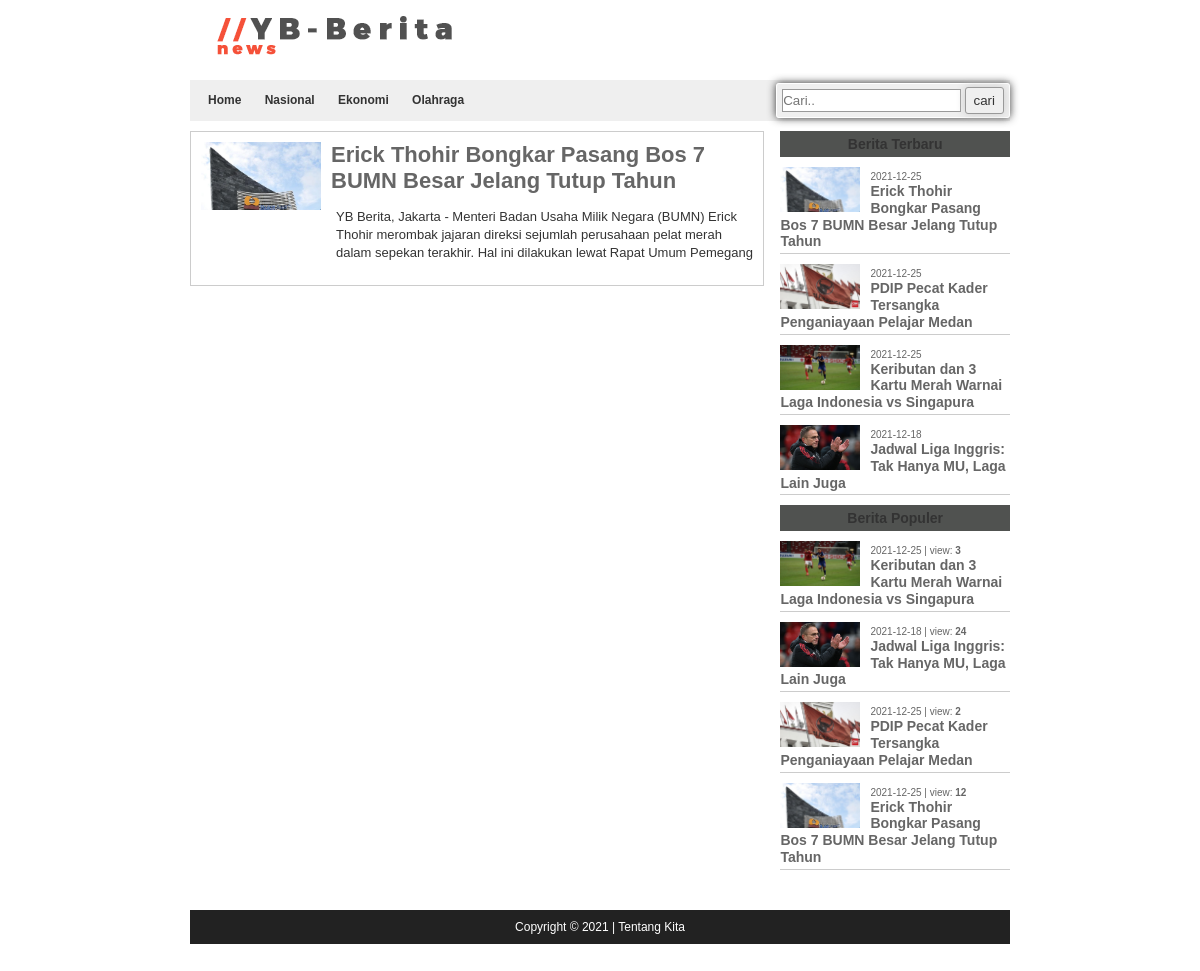
The page /portalberita/?open=cat&id=7 on the database its author committed.
### tables this page shows
CREATE TABLE `kategori` (
  `ID` int(5) NOT NULL,
  `Kategori` varchar(100) NOT NULL,
  `alias` varchar(50) NOT NULL,
  `Terbit` varchar(1) NOT NULL
);

CREATE TABLE `berita` (
  `ID` int(10) NOT NULL,
  `Judul` varchar(255) NOT NULL,
  `Kategori` varchar(50) NOT NULL,
  `Isi` text NOT NULL,
  `Gambar` varchar(255) NOT NULL,
  `Teks` text NOT NULL,
  `Tanggal` varchar(30) NOT NULL,
  `Updateby` varchar(50) NOT NULL,
  `Viewnum` varchar(20) NOT NULL,
  `Post_type` varchar(20) NOT NULL,
  `Terbit` varchar(1) NOT NULL
);

### portalberita/inc/fungsi.php (the view)
<?php
include 'koneksi.php';
function populer()
{
	?>
		<div class="bar-menu">
			Berita Populer
		</div>
		<div>
			<?php
			global $connect;
			$pop = mysqli_query($connect,"SELECT * FROM berita WHERE Terbit='1' AND Tanggal>='".date('Y-m-d H:i:s', strtotime(''.POPULER_TIME.' days'))."' ORDER BY Viewnum DESC LIMIT 0,10");
			while ($r = mysqli_fetch_array($pop)) {
				extract($r);
				echo'
				<div class="side-box">
					<div class="img">
						<img src="'.URL_SITUS.$Gambar.'">
					</div>
					<span>'.substr($Tanggal, 0, 10).' | view: <b>'.$Viewnum.'</b> </span>
					<h1><a href="./?open=detail&id='.$ID.'">'.$Judul.'</a></h1>
					<div class="clear"></div>
				</div>
				';
			}
			?>
		</div>
		<?php
}
function beritaterbaru()
{
	?>
		<div class="bar-menu">
			Berita Terbaru
		</div>
		<div>
			<?php
			global $connect;
			$terbaru = mysqli_query($connect,"SELECT * FROM berita WHERE Terbit='1' ORDER BY ID DESC LIMIT 0,10");
			while ($r = mysqli_fetch_array($terbaru)) {
				extract($r);
				echo'
				<div class="side-box">
					<div class="img">
						<img src="'.URL_SITUS.$Gambar.'">
					</div>
					<span>'.substr($Tanggal, 0, 10).' </span>
					<h1><a href="./?open=detail&id='.$ID.'">'.$Judul.'</a></h1>
					<div class="clear"></div>
				</div>
				';
			}
			?>
		</div>
		<?php
}
?>

### portalberita/header.php (shortened to what this page needs)
<?php
include("inc/fungsi.php");
 ?>
<!DOCTYPE html>
<html>
<head>
	<link rel="stylesheet" type="text/css" href="assets/style.css">
</head>
<body>
	<div class="wrap">
		<div class="pd10">
		<header>
			<div class="logo">
				<img src="<?=URL_SITUS.PATH_LOGO.'/'.FILE_LOGO;?>">
			</div>
			<nav>
				<a href="./">Home</a>
				<?php
				global $connect;
				$menu = mysqli_query($connect,"SELECT * FROM kategori WHERE Terbit='1' ORDER BY ID ASC LIMIT 0,10");
				while ($r = mysqli_fetch_array($menu)) {
					extract($r);
					echo'
					<a href="./?open=cat&id='.$ID.'">'.$Kategori.'</a>
					';
				}
				 ?>
				 <form action="" method="GET" class="btn fr" style="margin-top:-5px; margin-right: -8px;">
				 	<input type="text" name="key" placeholder="Cari..">
				 	<input type="submit" name="open" value="cari">
				 </form>
			</nav>
		</header>

### portalberita/kategori.php (shortened to what this page needs)
<div class="mainpage">
	<div class="content">
		<?php
		global $connect;
		$catid = (isset($_GET['id']) ? $_GET['id'] : '');
		$getalias = mysqli_query($connect,"SELECT * FROM kategori WHERE ID='".$catid."'");
		while ($al = mysqli_fetch_array($getalias)) {
			$sql = mysqli_query($connect,"SELECT * FROM berita WHERE Terbit='1' AND Kategori='".$al['alias']."' ORDER BY ID DESC LIMIT 0,10");
			while ($b = mysqli_fetch_array($sql)) {
				extract($b);
			echo'
			<div class="boxnews">
				 <div class="img">
				 	<img src="'.URL_SITUS.$Gambar.'">
				 </div>
				 <h1><a href="./?open=detail&id='.$ID.'">'.$Judul.'</a></h1>
				 <p>'.substr(strip_tags($Isi),0,200).'</p>
				 <div class="clear"></div>
			</div>
			';
			}
		}
		?>
	</div>
	<div class="sidebar">
		<?php include 'sidebar.php'; ?>
	</div>
</div>

### portalberita/assets/style.css (style rules this page uses)
body { margin:0; padding:0; background: #fff; font-family: arial, sans-serif; font-size: 14px; color: #333; }
a { text-decoration: none; color: #666666 }
h1, h2, h3, h4, h5, h6 { line-height: 1.2; }
h1 { font-size: 48px; margin: 0; }
.fr { float: right; }
.pd10 { padding: 10px !important; }
.wrap { width: 70%; margin: 0 auto; }
input[type="text"] { padding: 3px 0; border: 1px solid #999; }
input[type="submit"] { box-shadow: 0px 0px 10px #ccc; border: 1px solid #999; padding: 5px 8px; color:#333; box-sizing: border-box; border-radius:3px; }
.btn { padding: 3px 5px; margin: 0px 3px; border-radius:3px; border:1px solid #FFF; box-sizing: border-box; box-shadow: 0px 0px 8px #333; }
header { min-height:90px; }
.logo { height:70px; overflow: hidden; float: left; }
.logo img { width: 100%; }
nav { padding: 8px; height: 25px; font-size:12px; line-height: 25px; font-weight: 700; background: #efefef; }
nav a { margin: 3px 10px; color: #333; text-decoration: none; }
.mainpage { width: 100%; padding: 0; margin: 0; box-sizing: border-box; }
.content { width: 70%; float: left; }
.sidebar { width: 28%; float: right; }
.boxnews { width: 100%; box-sizing: border-box; margin: 0 0 10px 0; padding: 10px; border:1px solid #ccc; }
.boxnews .img { width: 120px; height: auto; float: left; margin-right: 10px; overflow: hidden; }
.boxnews .img img { width: 100%; }
.boxnews h1 { font-size:22px; }
.boxnews h1 a { color: #666; text-decoration: none; }
.boxnews p { font-size: 13px; line-height:1.4; margin-left: 135px; }
.bar-menu { font-size: 14px; font-weight: 700; text-align: center; padding: 5px 0; margin: 0 0 10px 0; background: rgb(80, 82, 80); }
.side-box { width: 100%; box-sizing: border-box; margin: 0 0 10px 0; padding:0 0 3px 0; border-bottom:1px solid #ccc; }
.side-box .img { width:80px; height: auto; float: left; margin-right: 10px; overflow: hidden; }
.side-box .img img { width: 100%; }
.side-box h1 { font-size:14px; }
.side-box h1 a { color: #666; text-decoration: none; }
.side-box span { font-size: 10px; color: #666; }

### rows shown on the page
kategori: Kategori "Nasional"
kategori: Kategori "Ekonomi"
kategori: Kategori "Olahraga"
berita: Gambar (picture), Judul "Erick Thohir Bongkar Pasang Bos 7 BUMN Besar Jelang Tutup Tahun", Isi "YB Berita, Jakarta - Menteri Badan Usaha Milik Negara (BUMN) Erick Thohir merombak jajaran direksi sejumlah perusahaan pelat merah dalam sepekan terakhir. Hal ini dilakukan lewat Rapat Umum Pemegang", Tanggal "2021-12-25", Viewnum "12"
berita: Gambar (picture), Tanggal "2021-12-25", Judul "PDIP Pecat Kader Tersangka Penganiayaan Pelajar Medan", Viewnum "2"
berita: Gambar (picture), Tanggal "2021-12-25", Judul "Keributan dan 3 Kartu Merah Warnai Laga Indonesia vs Singapura", Viewnum "3"
berita: Gambar (picture), Tanggal "2021-12-18", Judul "Jadwal Liga Inggris: Tak Hanya MU, Laga Lain Juga", Viewnum "24"
